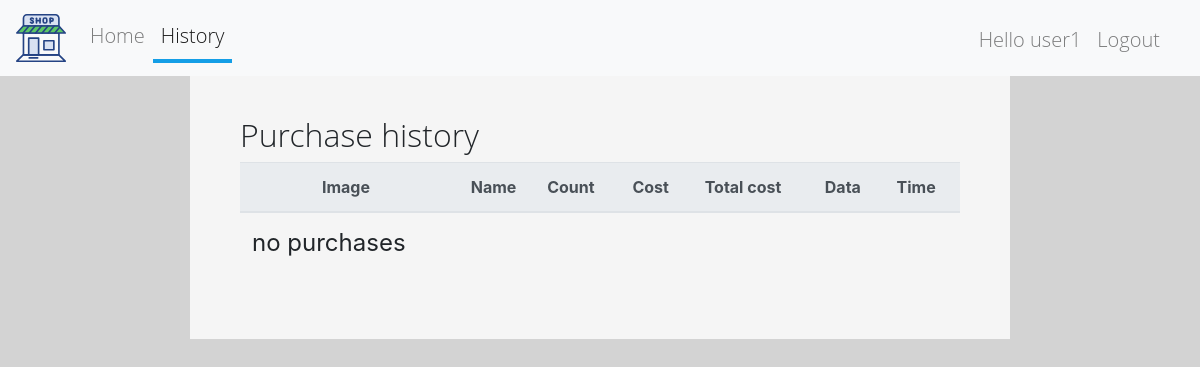
/purchase_list/ (signed in), run on an earlier commit of the app's database.
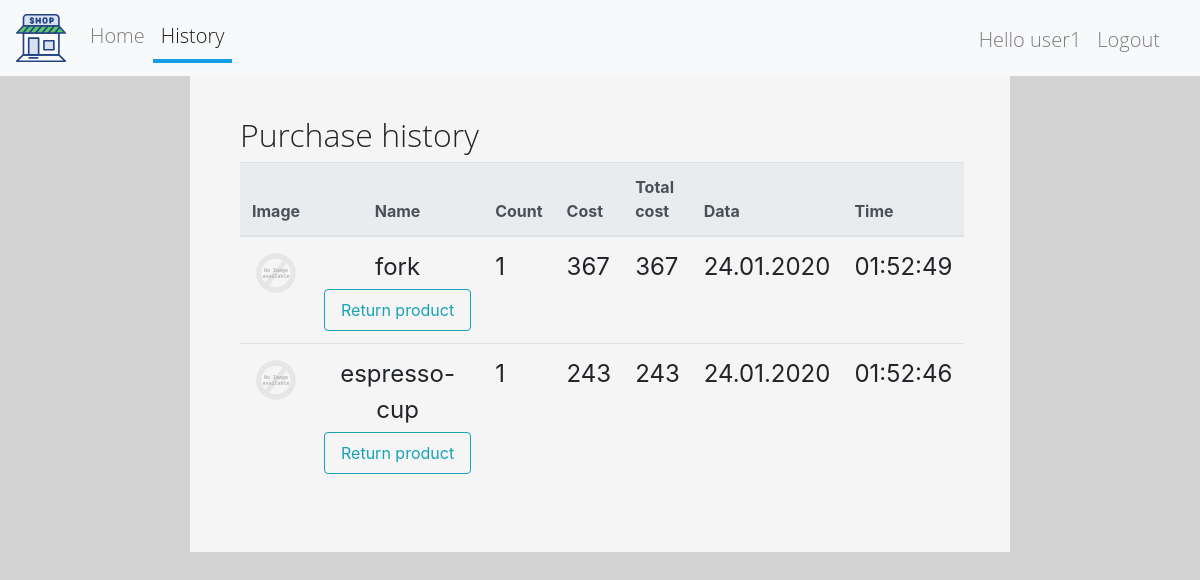
And on a later commit of the database.
### shop/models.py (models this page shows, shortened)
class Purchase(models.Model):
    buyer = models.ForeignKey(User, on_delete=models.DO_NOTHING)
    product = models.ForeignKey(Product, on_delete=models.DO_NOTHING, related_name='product')
    count = models.PositiveIntegerField()
    time = models.DateTimeField(auto_now_add=True)

class Product(models.Model):
    name = models.CharField(max_length=50)
    description = models.CharField(max_length=256)
    price = models.DecimalField(
        decimal_places=2,
        max_digits=12,
        validators=[MinValueValidator(Decimal('0.01'))]
    )
    photo = models.FileField(upload_to='shop/product_image/')
    count = models.PositiveIntegerField()

### shop/views.py (the view)
# urls.py: path('purchase_list/', PurchaseList.as_view(), name='purchase_list'),
class PurchaseList(ListView):
    template_name = 'shop/purchase/list.html'
    model = models.Purchase
    context_object_name = 'purchases'
    paginate_by = 6
    ordering = '-time'
    page_kwarg = 'page'
    def setup(self, request, *args, **kwargs):
        super().setup(request, *args, **kwargs)
        self.get_queryset()
    def get_queryset(self):
        qs = super().get_queryset()
        qs = qs.filter(buyer_id=self.request.user.pk)
        qs = qs.annotate(total=ExpressionWrapper(
            F('count') * F('product__price'), output_field=DecimalField()))
        return qs
    def get_context_data(self, *, object_list=None, **kwargs):
        context = super().get_context_data(object_list=None, **kwargs)
        context.update({'return_create': forms.ReturnCreateForm})
        return context

### shop/templates/shop/purchase/list.html (shortened to what this page needs)
{% extends 'shop/page_item/base.html' %}
{% load staticfiles %}
{% block content %}
    {% if user.is_authenticated %}
        <div class="col-md-8 col-sm-8 col-12 col box">
            <h2>Purchase history</h2>
            <div class="card-group mx-0 px-0">
                <table class="table table-hover">
                    <thead class="thead-light">
                    <tr>
                        <th scope="col" class="text-center">Image</th>
                        <th scope="col" class="text-center">Name</th>
                        <th scope="col">Count</th>
                        <th scope="col">Cost</th>
                        <th scope="col">Total cost</th>
                        <th scope="col">Data</th>
                        <th scope="col">Time</th>
                    </tr>
                    </thead>
                    <tbody class="purchase-list">
                    {% for purchase in purchases %}
                        <tr>
                            <td scope="row" class="text-center">
                                <img src="{{ MEDIA_URL }}{{ purchase.product.photo }}" alt="no image"
                                     onerror="if (this.src != 'static/images/alt.svg') this.src = '{% static "images/alt.svg" %}'"
                                >
                            </td>
                            <td class="text-center">
                                {{ purchase.product.name }}
                                {% include 'shop/return/create_form.html' %}
                            </td>
                            <td>{{ purchase.count }}</td>
                            <td>{{ purchase.product.price|floatformat:"-2" }}</td>
                            <td>{{ purchase.total|floatformat:"-2" }}</td>
                            <td>{{ purchase.time|date:"d.m.Y" }}</td>
                            <td>{{ purchase.time|date:"H:i:s" }}</td>
                        </tr>
                    {% empty %}
                        <tr>
                            <td>no purchases</td>
                        </tr>
                    {% endfor %}
                </table>
            </div>
        </div>
    {% endif %}
{% endblock content %}

### shop/templates/shop/page_item/base.html (shortened to what this page needs)
<!DOCTYPE html>
<html lang="en">
<head>
    {% load staticfiles %}
    <link rel="stylesheet" href="{% static 'css/bootstrap.css' %}">
    <link rel="stylesheet" href="{% static 'css/style.css' %}">
</head>
<body>
{% include 'shop/page_item/navbar.html' %}
<div class="row">
    <div class="col-md-2 col-sm-2 col"></div>
    {% block content %}
    {% endblock content %}
</div>
</body>
</html>

### shop/templates/shop/page_item/navbar.html
{% load staticfiles %}
<nav class="navbar navbar-expand-lg navbar-expand navbar-light bg-light ">
    <div class="collapse navbar-collapse">
        <a class="navbar-brand" href="#">
            <img src="{% static 'images/shop.svg' %}" width="50" height="50" alt="">
        </a>
        <ul class="navbar-nav pl-0 mr-auto">
            <li class="nav-item">
                <a class="nav-link" href="{% url 'shop:index' %}">Home</a>
            </li>
            {% if user.is_authenticated %}
                {% if user.is_superuser %}
                    <li class="nav-item">
                        <a class="nav-link" href="{% url 'shop:product_create' %}">Create product</a>
                    </li>
                    <li class="nav-item">
                        <a class="nav-link" href="{% url 'shop:return_list' %}">Return list</a>
                    </li>
                {% else %}
                    <li class="nav-item">
                        <a class="nav-link" href="{% url 'shop:purchase_list'%}">History</a>
                    </li>
                {% endif %}
            {% endif %}
        </ul>
        <ul class="navbar-nav pl-0 pb-0 mt-2 mr-3" style="height: 50px">
            {% if not user.is_authenticated %}
                <p class="navbar-text mx-2" id="nav-text">Hello Guest</p>
                <li class="nav-item">
                    <a class="nav-link" href="{% url 'shop:user_create' %}">Register</a>
                </li>
                <p class="navbar-text mx-2"> or </p>
                <li class="nav-item">
                    <a class="nav-link" href="{% url 'shop:user_login' %}">Login</a>
                </li>
            {% else %}
                <p class="nav-item nav-link">Hello {{ user }}</p>
                <li class="nav-item">
                    <a class="nav-link" href="{% url 'shop:user_logout' %}">Logout</a>
                </li>
            {% endif %}
        </ul>
    </div>
</nav>

### shop/templates/shop/return/create_form.html (shortened to what this page needs)
<div class="mx-auto mt-1">
    <form action="{% url 'shop:return_create' %}" method="post">
        <button type="submit" class="nav-link btn btn-outline-info mx-auto">
            Return product
        </button>
    </form>
</div>

### shop/templates/shop/page_item/paginator.html (shortened to what this page needs)
{% load bootstrap_pagination %}

### files/static/css/style.css (style rules this page uses)
body { background-color: lightgrey; }
h2 { font-family: "Open Sans Light", sans-serif; }
p { font-family: "Open Sans Light", sans-serif; font-size: 20px; }
li { font-family: "Open Sans Light", sans-serif; font-size: 20px; }
.box { background-color: whitesmoke; padding: 40px 50px 50px; }
.nav-link.active { border-bottom: 4px solid #149ee6; }
.nav-item { font-family: "Open Sans Light", sans-serif; font-size: 20px; }
.btn { white-space: nowrap; }
.purchase-list td { font-size: 150%; }

What changed in the data, as far as the page shows it:
added Purchase: product.name "fork", count "1", product.price "367", total "367", time "24.01.2020", time "01:52:49"
added Purchase: product.name "espresso-cup", count "1", product.price "243", total "243", time "24.01.2020", time "01:52:46"
Also different on the page:
text no longer shown: "no purchases"
